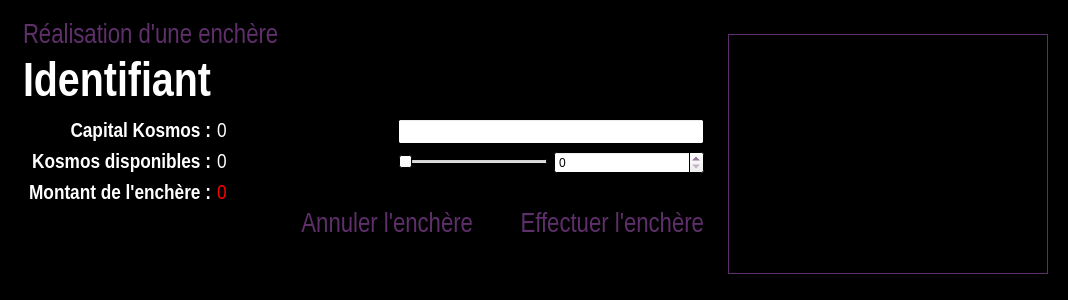
<?xml version="1.0" encoding="UTF-8"?>
<ui version="4.0">
 <class>CreateEnchereClass</class>
 <widget class="QDialog" name="CreateEnchereClass">
  <property name="geometry">
   <rect>
    <x>0</x>
    <y>0</y>
    <width>1067</width>
    <height>300</height>
   </rect>
  </property>
  <property name="palette">
   <palette>
    <active>
     <colorrole role="WindowText">
      <brush brushstyle="SolidPattern">
       <color alpha="255">
        <red>94</red>
        <green>47</green>
        <blue>106</blue>
       </color>
      </brush>
     </colorrole>
     <colorrole role="Base">
      <brush brushstyle="SolidPattern">
       <color alpha="255">
        <red>255</red>
        <green>255</green>
        <blue>255</blue>
       </color>
      </brush>
     </colorrole>
     <colorrole role="Window">
      <brush brushstyle="SolidPattern">
       <color alpha="255">
        <red>0</red>
        <green>0</green>
        <blue>0</blue>
       </color>
      </brush>
     </colorrole>
    </active>
    <inactive>
     <colorrole role="WindowText">
      <brush brushstyle="SolidPattern">
       <color alpha="255">
        <red>94</red>
        <green>47</green>
        <blue>106</blue>
       </color>
      </brush>
     </colorrole>
     <colorrole role="Base">
      <brush brushstyle="SolidPattern">
       <color alpha="255">
        <red>255</red>
        <green>255</green>
        <blue>255</blue>
       </color>
      </brush>
     </colorrole>
     <colorrole role="Window">
      <brush brushstyle="SolidPattern">
       <color alpha="255">
        <red>0</red>
        <green>0</green>
        <blue>0</blue>
       </color>
      </brush>
     </colorrole>
    </inactive>
    <disabled>
     <colorrole role="WindowText">
      <brush brushstyle="SolidPattern">
       <color alpha="255">
        <red>120</red>
        <green>120</green>
        <blue>120</blue>
       </color>
      </brush>
     </colorrole>
     <colorrole role="Base">
      <brush brushstyle="SolidPattern">
       <color alpha="255">
        <red>0</red>
        <green>0</green>
        <blue>0</blue>
       </color>
      </brush>
     </colorrole>
     <colorrole role="Window">
      <brush brushstyle="SolidPattern">
       <color alpha="255">
        <red>0</red>
        <green>0</green>
        <blue>0</blue>
       </color>
      </brush>
     </colorrole>
    </disabled>
   </palette>
  </property>
  <property name="windowTitle">
   <string>Enchère</string>
  </property>
  <property name="windowIcon">
   <iconset resource="pokersphere.qrc">
    <normaloff>:/img/Resources/sphere.ico</normaloff>:/img/Resources/sphere.ico</iconset>
  </property>
  <layout class="QHBoxLayout" name="horizontalLayout">
   <item>
    <layout class="QVBoxLayout" name="verticalLayout_5">
     <property name="topMargin">
      <number>0</number>
     </property>
     <property name="rightMargin">
      <number>9</number>
     </property>
     <item>
      <layout class="QHBoxLayout" name="horizontalLayout_3">
       <property name="leftMargin">
        <number>12</number>
       </property>
       <property name="topMargin">
        <number>12</number>
       </property>
       <item>
        <widget class="QLabel" name="realisationEnchereLabel">
         <property name="minimumSize">
          <size>
           <width>120</width>
           <height>20</height>
          </size>
         </property>
         <property name="palette">
          <palette>
           <active>
            <colorrole role="WindowText">
             <brush brushstyle="SolidPattern">
              <color alpha="255">
               <red>94</red>
               <green>47</green>
               <blue>106</blue>
              </color>
             </brush>
            </colorrole>
           </active>
           <inactive>
            <colorrole role="WindowText">
             <brush brushstyle="SolidPattern">
              <color alpha="255">
               <red>94</red>
               <green>47</green>
               <blue>106</blue>
              </color>
             </brush>
            </colorrole>
           </inactive>
           <disabled>
            <colorrole role="WindowText">
             <brush brushstyle="SolidPattern">
              <color alpha="255">
               <red>120</red>
               <green>120</green>
               <blue>120</blue>
              </color>
             </brush>
            </colorrole>
           </disabled>
          </palette>
         </property>
         <property name="font">
          <font>
           <family>Arial Narrow</family>
           <pointsize>20</pointsize>
          </font>
         </property>
         <property name="text">
          <string>Réalisation d'une enchère</string>
         </property>
        </widget>
       </item>
      </layout>
     </item>
     <item>
      <layout class="QHBoxLayout" name="horizontalLayout_4">
       <property name="leftMargin">
        <number>12</number>
       </property>
       <property name="topMargin">
        <number>6</number>
       </property>
       <property name="bottomMargin">
        <number>6</number>
       </property>
       <item>
        <widget class="QLabel" name="identifiantLabel">
         <property name="minimumSize">
          <size>
           <width>120</width>
           <height>20</height>
          </size>
         </property>
         <property name="palette">
          <palette>
           <active>
            <colorrole role="WindowText">
             <brush brushstyle="SolidPattern">
              <color alpha="255">
               <red>255</red>
               <green>255</green>
               <blue>255</blue>
              </color>
             </brush>
            </colorrole>
           </active>
           <inactive>
            <colorrole role="WindowText">
             <brush brushstyle="SolidPattern">
              <color alpha="255">
               <red>255</red>
               <green>255</green>
               <blue>255</blue>
              </color>
             </brush>
            </colorrole>
           </inactive>
           <disabled>
            <colorrole role="WindowText">
             <brush brushstyle="SolidPattern">
              <color alpha="255">
               <red>120</red>
               <green>120</green>
               <blue>120</blue>
              </color>
             </brush>
            </colorrole>
           </disabled>
          </palette>
         </property>
         <property name="font">
          <font>
           <family>Arial Narrow</family>
           <pointsize>36</pointsize>
           <weight>75</weight>
           <bold>true</bold>
          </font>
         </property>
         <property name="text">
          <string>Identifiant</string>
         </property>
        </widget>
       </item>
      </layout>
     </item>
     <item>
      <layout class="QHBoxLayout" name="horizontalLayout_5">
       <item>
        <widget class="QLabel" name="capitalKosmosLabel">
         <property name="minimumSize">
          <size>
           <width>200</width>
           <height>25</height>
          </size>
         </property>
         <property name="maximumSize">
          <size>
           <width>200</width>
           <height>25</height>
          </size>
         </property>
         <property name="palette">
          <palette>
           <active>
            <colorrole role="WindowText">
             <brush brushstyle="SolidPattern">
              <color alpha="255">
               <red>255</red>
               <green>255</green>
               <blue>255</blue>
              </color>
             </brush>
            </colorrole>
           </active>
           <inactive>
            <colorrole role="WindowText">
             <brush brushstyle="SolidPattern">
              <color alpha="255">
               <red>255</red>
               <green>255</green>
               <blue>255</blue>
              </color>
             </brush>
            </colorrole>
           </inactive>
           <disabled>
            <colorrole role="WindowText">
             <brush brushstyle="SolidPattern">
              <color alpha="255">
               <red>120</red>
               <green>120</green>
               <blue>120</blue>
              </color>
             </brush>
            </colorrole>
           </disabled>
          </palette>
         </property>
         <property name="font">
          <font>
           <family>Arial Narrow</family>
           <pointsize>16</pointsize>
           <weight>75</weight>
           <bold>true</bold>
          </font>
         </property>
         <property name="text">
          <string>Capital Kosmos :</string>
         </property>
         <property name="alignment">
          <set>Qt::AlignRight|Qt::AlignTrailing|Qt::AlignVCenter</set>
         </property>
        </widget>
       </item>
       <item>
        <widget class="QLabel" name="capitalKosmosPtsLabel">
         <property name="minimumSize">
          <size>
           <width>175</width>
           <height>25</height>
          </size>
         </property>
         <property name="maximumSize">
          <size>
           <width>175</width>
           <height>25</height>
          </size>
         </property>
         <property name="palette">
          <palette>
           <active>
            <colorrole role="WindowText">
             <brush brushstyle="SolidPattern">
              <color alpha="255">
               <red>255</red>
               <green>255</green>
               <blue>255</blue>
              </color>
             </brush>
            </colorrole>
           </active>
           <inactive>
            <colorrole role="WindowText">
             <brush brushstyle="SolidPattern">
              <color alpha="255">
               <red>255</red>
               <green>255</green>
               <blue>255</blue>
              </color>
             </brush>
            </colorrole>
           </inactive>
           <disabled>
            <colorrole role="WindowText">
             <brush brushstyle="SolidPattern">
              <color alpha="255">
               <red>120</red>
               <green>120</green>
               <blue>120</blue>
              </color>
             </brush>
            </colorrole>
           </disabled>
          </palette>
         </property>
         <property name="font">
          <font>
           <family>Arial Narrow</family>
           <pointsize>16</pointsize>
          </font>
         </property>
         <property name="text">
          <string>0</string>
         </property>
        </widget>
       </item>
       <item>
        <widget class="QLineEdit" name="commentLineEdit">
         <property name="minimumSize">
          <size>
           <width>0</width>
           <height>25</height>
          </size>
         </property>
         <property name="font">
          <font>
           <family>Arial Narrow</family>
           <pointsize>10</pointsize>
          </font>
         </property>
         <property name="maxLength">
          <number>255</number>
         </property>
        </widget>
       </item>
      </layout>
     </item>
     <item>
      <layout class="QHBoxLayout" name="horizontalLayout_14">
       <item>
        <widget class="QLabel" name="kosmosDisponiblesLabel">
         <property name="minimumSize">
          <size>
           <width>200</width>
           <height>25</height>
          </size>
         </property>
         <property name="maximumSize">
          <size>
           <width>200</width>
           <height>25</height>
          </size>
         </property>
         <property name="palette">
          <palette>
           <active>
            <colorrole role="WindowText">
             <brush brushstyle="SolidPattern">
              <color alpha="255">
               <red>255</red>
               <green>255</green>
               <blue>255</blue>
              </color>
             </brush>
            </colorrole>
           </active>
           <inactive>
            <colorrole role="WindowText">
             <brush brushstyle="SolidPattern">
              <color alpha="255">
               <red>255</red>
               <green>255</green>
               <blue>255</blue>
              </color>
             </brush>
            </colorrole>
           </inactive>
           <disabled>
            <colorrole role="WindowText">
             <brush brushstyle="SolidPattern">
              <color alpha="255">
               <red>120</red>
               <green>120</green>
               <blue>120</blue>
              </color>
             </brush>
            </colorrole>
           </disabled>
          </palette>
         </property>
         <property name="font">
          <font>
           <family>Arial Narrow</family>
           <pointsize>16</pointsize>
           <weight>75</weight>
           <bold>true</bold>
          </font>
         </property>
         <property name="text">
          <string>Kosmos disponibles :</string>
         </property>
         <property name="alignment">
          <set>Qt::AlignRight|Qt::AlignTrailing|Qt::AlignVCenter</set>
         </property>
        </widget>
       </item>
       <item>
        <widget class="QLabel" name="kosmosDisponiblesPtsLabel">
         <property name="minimumSize">
          <size>
           <width>175</width>
           <height>25</height>
          </size>
         </property>
         <property name="maximumSize">
          <size>
           <width>175</width>
           <height>25</height>
          </size>
         </property>
         <property name="palette">
          <palette>
           <active>
            <colorrole role="WindowText">
             <brush brushstyle="SolidPattern">
              <color alpha="255">
               <red>255</red>
               <green>255</green>
               <blue>255</blue>
              </color>
             </brush>
            </colorrole>
           </active>
           <inactive>
            <colorrole role="WindowText">
             <brush brushstyle="SolidPattern">
              <color alpha="255">
               <red>255</red>
               <green>255</green>
               <blue>255</blue>
              </color>
             </brush>
            </colorrole>
           </inactive>
           <disabled>
            <colorrole role="WindowText">
             <brush brushstyle="SolidPattern">
              <color alpha="255">
               <red>120</red>
               <green>120</green>
               <blue>120</blue>
              </color>
             </brush>
            </colorrole>
           </disabled>
          </palette>
         </property>
         <property name="font">
          <font>
           <family>Arial Narrow</family>
           <pointsize>16</pointsize>
          </font>
         </property>
         <property name="text">
          <string>0</string>
         </property>
        </widget>
       </item>
       <item>
        <widget class="QSlider" name="kosmosHorizontalSlider">
         <property name="minimumSize">
          <size>
           <width>150</width>
           <height>20</height>
          </size>
         </property>
         <property name="orientation">
          <enum>Qt::Horizontal</enum>
         </property>
        </widget>
       </item>
       <item>
        <widget class="QSpinBox" name="kosmosSpinBox">
         <property name="minimumSize">
          <size>
           <width>150</width>
           <height>22</height>
          </size>
         </property>
         <property name="maximum">
          <number>999999999</number>
         </property>
        </widget>
       </item>
      </layout>
     </item>
     <item>
      <layout class="QHBoxLayout" name="horizontalLayout_12">
       <item>
        <widget class="QLabel" name="montantEnchereLabel">
         <property name="minimumSize">
          <size>
           <width>200</width>
           <height>25</height>
          </size>
         </property>
         <property name="maximumSize">
          <size>
           <width>200</width>
           <height>25</height>
          </size>
         </property>
         <property name="palette">
          <palette>
           <active>
            <colorrole role="WindowText">
             <brush brushstyle="SolidPattern">
              <color alpha="255">
               <red>255</red>
               <green>255</green>
               <blue>255</blue>
              </color>
             </brush>
            </colorrole>
           </active>
           <inactive>
            <colorrole role="WindowText">
             <brush brushstyle="SolidPattern">
              <color alpha="255">
               <red>255</red>
               <green>255</green>
               <blue>255</blue>
              </color>
             </brush>
            </colorrole>
           </inactive>
           <disabled>
            <colorrole role="WindowText">
             <brush brushstyle="SolidPattern">
              <color alpha="255">
               <red>120</red>
               <green>120</green>
               <blue>120</blue>
              </color>
             </brush>
            </colorrole>
           </disabled>
          </palette>
         </property>
         <property name="font">
          <font>
           <family>Arial Narrow</family>
           <pointsize>16</pointsize>
           <weight>75</weight>
           <bold>true</bold>
          </font>
         </property>
         <property name="text">
          <string>Montant de l'enchère :</string>
         </property>
         <property name="alignment">
          <set>Qt::AlignRight|Qt::AlignTrailing|Qt::AlignVCenter</set>
         </property>
        </widget>
       </item>
       <item>
        <widget class="QLabel" name="montantEncherePtsLabel">
         <property name="palette">
          <palette>
           <active>
            <colorrole role="WindowText">
             <brush brushstyle="SolidPattern">
              <color alpha="255">
               <red>255</red>
               <green>0</green>
               <blue>0</blue>
              </color>
             </brush>
            </colorrole>
           </active>
           <inactive>
            <colorrole role="WindowText">
             <brush brushstyle="SolidPattern">
              <color alpha="255">
               <red>255</red>
               <green>0</green>
               <blue>0</blue>
              </color>
             </brush>
            </colorrole>
           </inactive>
           <disabled>
            <colorrole role="WindowText">
             <brush brushstyle="SolidPattern">
              <color alpha="255">
               <red>120</red>
               <green>120</green>
               <blue>120</blue>
              </color>
             </brush>
            </colorrole>
           </disabled>
          </palette>
         </property>
         <property name="font">
          <font>
           <family>Arial Narrow</family>
           <pointsize>16</pointsize>
          </font>
         </property>
         <property name="text">
          <string>0</string>
         </property>
        </widget>
       </item>
      </layout>
     </item>
     <item>
      <layout class="QHBoxLayout" name="horizontalLayout_11">
       <item>
        <widget class="QLabel" name="annulerEnchereLabel">
         <property name="minimumSize">
          <size>
           <width>120</width>
           <height>20</height>
          </size>
         </property>
         <property name="font">
          <font>
           <family>Arial Narrow</family>
           <pointsize>20</pointsize>
          </font>
         </property>
         <property name="text">
          <string>&lt;a href=&quot;a&quot; style=&quot;text-decoration:none;&quot;&gt;&lt;font color=&quot;#5E2F6A&quot;&gt;Annuler l'enchère&lt;/font&gt;&lt;/a&gt;</string>
         </property>
         <property name="alignment">
          <set>Qt::AlignRight|Qt::AlignTrailing|Qt::AlignVCenter</set>
         </property>
        </widget>
       </item>
       <item>
        <widget class="QLabel" name="effectuerEnchereLabel">
         <property name="minimumSize">
          <size>
           <width>225</width>
           <height>0</height>
          </size>
         </property>
         <property name="maximumSize">
          <size>
           <width>225</width>
           <height>16777215</height>
          </size>
         </property>
         <property name="font">
          <font>
           <family>Arial Narrow</family>
           <pointsize>20</pointsize>
          </font>
         </property>
         <property name="text">
          <string>&lt;a href=&quot;a&quot; style=&quot;text-decoration:none;&quot;&gt;&lt;font color=&quot;#5E2F6A&quot;&gt;Effectuer l'enchère&lt;/font&gt;&lt;/a&gt;</string>
         </property>
         <property name="alignment">
          <set>Qt::AlignRight|Qt::AlignTrailing|Qt::AlignVCenter</set>
         </property>
        </widget>
       </item>
      </layout>
     </item>
     <item>
      <spacer name="verticalSpacer_3">
       <property name="orientation">
        <enum>Qt::Vertical</enum>
       </property>
       <property name="sizeHint" stdset="0">
        <size>
         <width>20</width>
         <height>40</height>
        </size>
       </property>
      </spacer>
     </item>
    </layout>
   </item>
   <item>
    <layout class="QVBoxLayout" name="verticalLayout_3">
     <property name="leftMargin">
      <number>9</number>
     </property>
     <property name="topMargin">
      <number>9</number>
     </property>
     <property name="rightMargin">
      <number>9</number>
     </property>
     <item>
      <widget class="QLabel" name="imageLabel">
       <property name="minimumSize">
        <size>
         <width>320</width>
         <height>240</height>
        </size>
       </property>
       <property name="maximumSize">
        <size>
         <width>320</width>
         <height>240</height>
        </size>
       </property>
       <property name="frameShape">
        <enum>QFrame::Box</enum>
       </property>
       <property name="text">
        <string/>
       </property>
       <property name="scaledContents">
        <bool>true</bool>
       </property>
      </widget>
     </item>
    </layout>
   </item>
  </layout>
 </widget>
 <layoutdefault spacing="6" margin="11"/>
 <resources>
  <include location="pokersphere.qrc"/>
 </resources>
 <connections/>
</ui>
